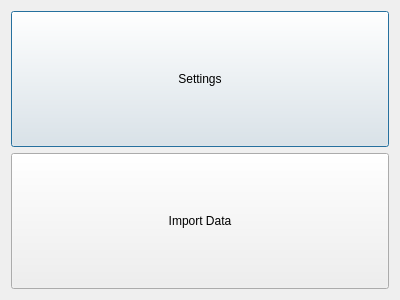
<?xml version="1.0" encoding="UTF-8"?>
<ui version="4.0">
 <class>MenuWindow</class>
 <widget class="QDialog" name="MenuWindow">
  <property name="geometry">
   <rect>
    <x>0</x>
    <y>0</y>
    <width>400</width>
    <height>300</height>
   </rect>
  </property>
  <property name="windowTitle">
   <string>Dialog</string>
  </property>
  <layout class="QVBoxLayout" name="verticalLayout">
   <item>
    <widget class="QPushButton" name="settingsButton">
     <property name="sizePolicy">
      <sizepolicy hsizetype="Minimum" vsizetype="Expanding">
       <horstretch>0</horstretch>
       <verstretch>0</verstretch>
      </sizepolicy>
     </property>
     <property name="text">
      <string>Settings</string>
     </property>
    </widget>
   </item>
   <item>
    <widget class="QPushButton" name="importButton">
     <property name="sizePolicy">
      <sizepolicy hsizetype="Minimum" vsizetype="Expanding">
       <horstretch>0</horstretch>
       <verstretch>0</verstretch>
      </sizepolicy>
     </property>
     <property name="text">
      <string>Import Data</string>
     </property>
    </widget>
   </item>
  </layout>
 </widget>
 <resources/>
 <connections/>
</ui>
